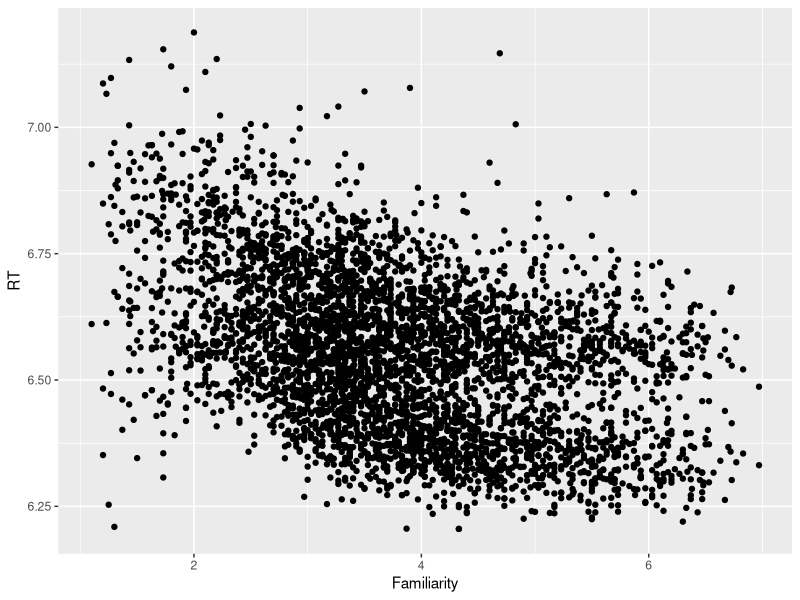
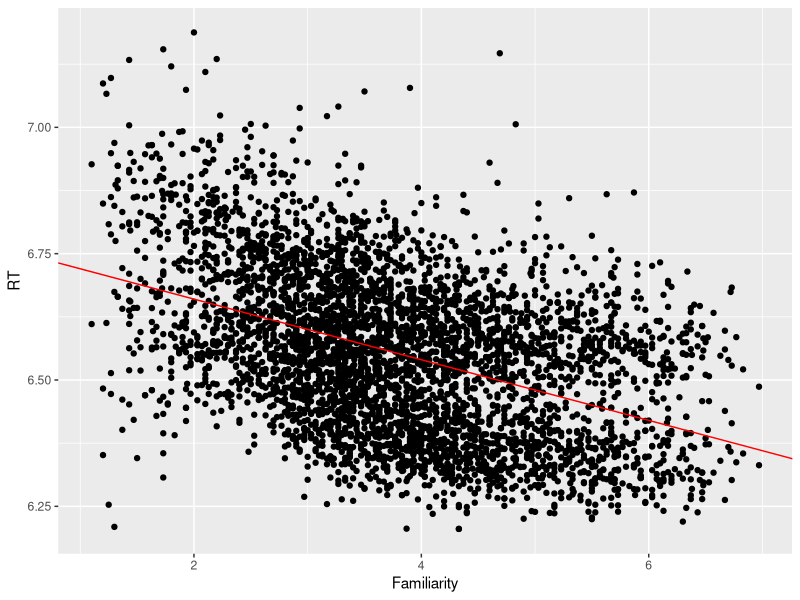

Reproduce these figures in R, in order. (Note: this script raises an error after producing the figures.)
## ---- chunk 1
library(tidyverse)
## ---- chunk 2
d = read_csv("../pset2/english.csv")
d$RT = d$RTlexdec
## ---- chunk 3
ggplot(d, aes(x=Familiarity, y=RT)) + geom_point()

# l = lm(data=d, thing_predicted ~ 1 + predictor1)
l = lm(data=d, RT ~ 1 + Familiarity)

ggplot(d, aes(x=Familiarity, y=RT)) + geom_point() +
  geom_abline(intercept=6.78, slope=-.06, colour="red")

d$Prediction.Manual = 6.78 - .06 * d$Familiarity

filter(d, Word == "dog") %>%
  select(Word, Familiarity, RT, Prediction)

d$Prediction.Automatic = predict(l)

filter(d, Word == "dog") %>%
  select(Word, Familiarity, RT, Prediction.Manual, Prediction.Automatic)
## ---- chunk 4
sse.l = sum((d$Prediction.Manual - d$RT)^2)

sse.mean.as.model = sum((mean(d$RT) - d$RT)^2)

1 - sse.l/sse.mean.as.model

summary(l)
## ---- chunk 5
d$RT.random = sample(d$RT)
l.random = lm(data=d, RT.random ~ Familiarity)
ggplot(d, aes(x=Familiarity, y=RT.random)) + geom_point()
l.random

d$Prediction.Random = 6.54
mean(d$RT.random)

sse.l.random = sum((d$Prediction.Random - d$RT.random)^2)
sse.mean.as.model.random = sum((mean(d$RT.random) - d$RT.random)^2)

1 - sse.l.random/sse.mean.as.model.random

## ---- chunk 6
d$RT.Duplicated = d$RT
l.duplicated = lm(data=d, RT ~ RT.Duplicated)
l.duplicated
ggplot(d, aes(x=RT.Duplicated, y=RT)) + geom_point()

d$Perfect.Predictions = 0 + d$RT.Duplicated 

sum((d$Perfect.Predictions - d$RT)^2)

summary(l.duplicated)
## ---- chunk 7
l = (lm(data=d, RT ~ Familiarity))

d$Prediction = predict(l)
d$Residuals = d$RT - d$Prediction
summary(d$Residuals)

hist(d$Residuals)
## ---- chunk 8
l = lm(data=d, RT ~ Familiarity)
d$Resid = residuals(l)

# formula for standard error on the coefficient
sqrt(sum(d$Resid^2)/((nrow(d) - 2) * sum((d$Familiarity - mean(d$Familiarity))^2)))

a = NULL
for (i in 1:1000) {
  d.new = sample_n(d, nrow(d), replace=T)
  l = lm(data=d.new, RT ~ Familiarity)
  fam.coef = coef(l)[2]
  a = append(a, fam.coef)
}

hist(a, breaks=50)
sd(a)
summary(l)

-.060/sd(a)

a

hist(rnorm(1000, 0, 1))
## ---- chunk 9

## ---- chunk 10

## ---- chunk 11
ggplot(d, aes(x=WrittenFrequency, y=RT)) + geom_point()

summary(lm(data=d, RT ~ Familiarity))
summary(lm(data=d, RT ~ WrittenFrequency))

l.written = lm(data=d, RT ~ WrittenFrequency)
d$resid = residuals(l.written)

ggplot(d, aes(x=WrittenFrequency, resid)) + geom_point()
